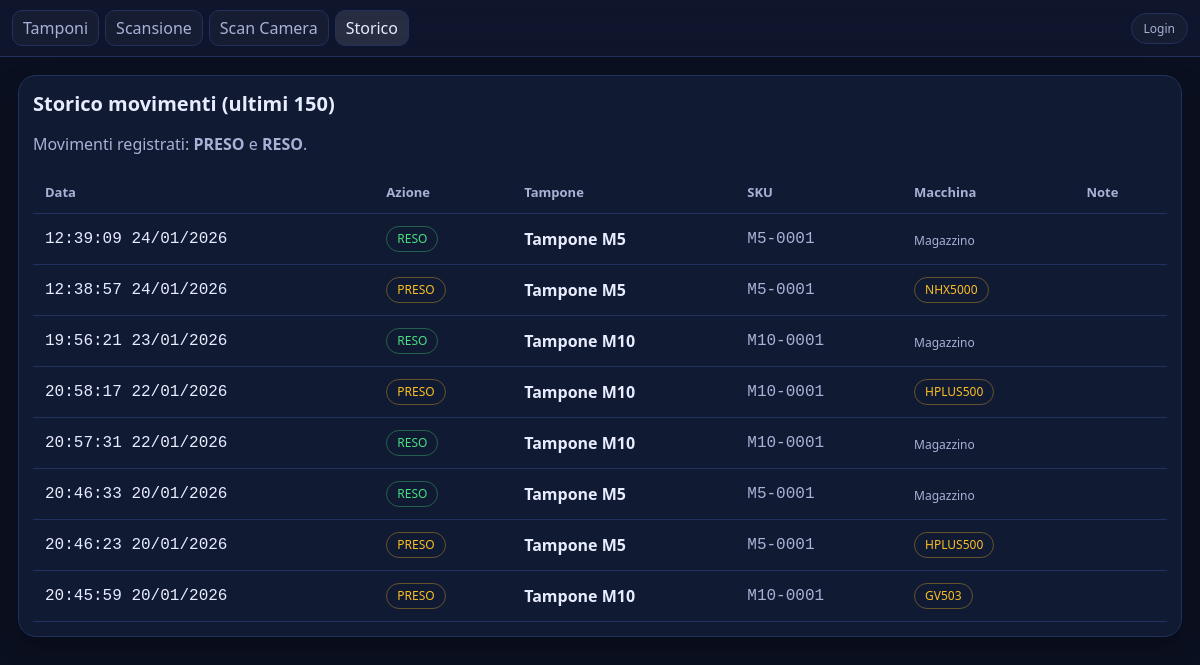
The app's page /history with its own data.
### tables this page shows
CREATE TABLE movements (
                id INTEGER PRIMARY KEY AUTOINCREMENT,
                swab_id INTEGER NOT NULL,
                action TEXT NOT NULL CHECK(action IN ('TAKE','RETURN')),
                machine_id INTEGER,
                ts TEXT NOT NULL,
                note TEXT,
                FOREIGN KEY(swab_id) REFERENCES swabs(id) ON DELETE CASCADE,
                FOREIGN KEY(machine_id) REFERENCES machines(id) ON DELETE SET NULL
            );

CREATE TABLE swabs (
                id INTEGER PRIMARY KEY AUTOINCREMENT,
                sku TEXT UNIQUE NOT NULL,
                name TEXT NOT NULL,
                created_at TEXT NOT NULL
            );

CREATE TABLE machines (
                id INTEGER PRIMARY KEY AUTOINCREMENT,
                name TEXT UNIQUE NOT NULL
            );

### app.py (the view)
@app.route("/history")
def history():
    init_db()
    limit = int(request.args.get("limit", "150"))
    limit = max(1, min(limit, 500))
    with connect() as con:
        rows = con.execute(
            """
            SELECT mv.ts, mv.action,
                   sw.sku, sw.name,
                   COALESCE(mv.note,'') AS note,
                   mc.name AS machine_name
            FROM movements mv
            JOIN swabs sw ON sw.id = mv.swab_id
            LEFT JOIN machines mc ON mc.id = mv.machine_id
            ORDER BY mv.ts DESC
            LIMIT ?
            """,
            (limit,),
        ).fetchall()
    return render_template("history.html", rows=rows, limit=limit)

### app.py (called while the page is built)
def is_logged_in() -> bool:
    return bool(session.get("admin_logged", False))

@app.context_processor
def inject_auth():
    return {"is_admin": is_logged_in()}

def ensure_dir(path: str) -> None:
    os.makedirs(path, exist_ok=True)

def connect() -> sqlite3.Connection:
    con = sqlite3.connect(DB_PATH)
    con.row_factory = sqlite3.Row
    con.execute("PRAGMA foreign_keys = ON;")
    return con

@app.template_filter("it_datetime")
def it_datetime(value: str) -> str:
    try:
        dt = datetime.fromisoformat(value)
        return dt.strftime("%H:%M:%S %d/%m/%Y")
    except Exception:
        return value

### templates/history.html (shortened to what this page needs)
{% extends "base.html" %}
{% block content %}
  <div class="card">
    <h1>Storico movimenti (ultimi {{ limit }})</h1>
    <p class="muted">Movimenti registrati: <strong>PRESO</strong> e <strong>RESO</strong>.</p>
    <div class="table-wrap">
      <table class="rtable">
        <thead>
          <tr>
            <th>Data</th>
            <th>Azione</th>
            <th>Tampone</th>
            <th>SKU</th>
            <th>Macchina</th>
            <th>Note</th>
          </tr>
        </thead>
        <tbody>
          {% for r in rows %}
            <tr>
              <td data-label="Data" class="mono">{{ r["ts"] | it_datetime }}</td>
              <td data-label="Azione">
                {% if r["action"] == "TAKE" %}
                  <span class="pill warn">PRESO</span>
                {% else %}
                  <span class="pill ok">RESO</span>
                {% endif %}
              </td>
              <td data-label="Tampone"><strong>{{ r["name"] }}</strong></td>
              <td data-label="SKU" class="mono muted">{{ r["sku"] }}</td>
              <td data-label="Macchina">
                {% if r["action"] == "TAKE" and r["machine_name"] %}
                  <span class="pill warn">{{ r["machine_name"] }}</span>
                {% else %}
                  <span class="muted small">Magazzino</span>
                {% endif %}
              </td>
              <td data-label="Note" class="muted">{{ r["note"] }}</td>
            </tr>
          {% endfor %}
        </tbody>
      </table>
    </div>
  </div>
{% endblock %}

### templates/base.html (shortened to what this page needs)
<!doctype html>
<html lang="it">
<head>
</head>
<body>
  <div class="nav">
    <a class="{{ 'active' if request.path.startswith('/swabs') or request.path=='/' else '' }}" href="{{ url_for('swabs') }}">Tamponi</a>
    <a class="{{ 'active' if request.path == '/scan' else '' }}" href="{{ url_for('scan') }}">Scansione</a>
    <a class="{{ 'active' if request.path.startswith('/scan-camera') else '' }}" href="{{ url_for('scan_camera') }}">Scan Camera</a>
    <a class="{{ 'active' if request.path.startswith('/history') else '' }}" href="{{ url_for('history') }}">Storico</a>
    {% if is_admin %}
      <a class="{{ 'active' if request.path == '/admin' else '' }}" href="{{ url_for('admin_dashboard') }}">Pannello di controllo</a>
      <a class="nav-auth" href="{{ url_for('logout') }}">Logout</a>
    {% else %}
      <a class="nav-auth" href="{{ url_for('login', next=request.path) }}">Login</a>
    {% endif %}
  </div>
  <div class="wrap">
    {% block content %}{% endblock %}
  </div>
</body>
</html>

### templates/base.html (style rules this page uses)
:root { --bg:#0b1020; --card:#111a33; --text:#e8ecff; --muted:#a9b2d6; --ok:#4ade80; --warn:#fbbf24; --err:#fb7185; --line:#22305d; }
* { box-sizing:border-box; }
body { margin:0; font-family:system-ui,-apple-system,Segoe UI,Roboto,Arial; background:var(--bg); color:var(--text); }
.wrap { margin:0 auto; padding:14px; }
a, a:visited, a:hover, a:active { text-decoration:none !important; color: inherit; }
.nav { display:flex; gap:6px; align-items:center; padding:10px 12px; border-bottom:1px solid var(--line); background:rgba(17,26,51,.65); position:sticky; top:0; backdrop-filter:blur(10px); z-index:10; flex-wrap: wrap; justify-content: flex-start; }
.nav a { padding:6px 10px; border:1px solid var(--line); border-radius:10px; color:var(--muted); background: rgba(255,255,255,.03); white-space:nowrap; flex: 0 0 auto; text-align:center; }
.nav a.active { color:var(--text); background:rgba(255,255,255,.10); }
.nav a.nav-auth { margin-left:auto; flex: 0 0 auto; font-size:12px; padding:6px 12px; border-radius:999px; max-width:none; }
.card { background:var(--card); border:1px solid var(--line); border-radius:18px; padding:14px; box-shadow:0 10px 25px rgba(0,0,0,.25); }
h1 { font-size:20px; margin:0 0 10px; }
.muted { color:var(--muted); }
.small { font-size:12px; }
@media (min-width: 960px) { .wrap { padding:18px; } }
.pill { display:inline-flex; align-items:center; gap:6px; padding:6px 10px; border-radius:999px; border:1px solid var(--line); font-size:12px; line-height:1; white-space:nowrap; }
.pill.ok { border-color: rgba(74,222,128,.35); color: var(--ok); }
.pill.warn { border-color: rgba(251,191,36,.35); color: var(--warn); }
.mono { font-family: ui-monospace, SFMono-Regular, Menlo, Monaco, Consolas, "Liberation Mono", "Courier New", monospace; }
.table-wrap { margin-top:10px; }
table.rtable { width:100%; border-collapse: collapse; }
table.rtable th, table.rtable td { padding:12px; border-bottom:1px solid var(--line); text-align:left; vertical-align:middle; }
table.rtable th { color:var(--muted); font-weight:600; font-size:13px; }

### records on screen
movements: ts|it_datetime "12:39:09 24/01/2026", action "RESO", name "Tampone M5", sku "M5-0001"
movements: ts|it_datetime "12:38:57 24/01/2026", action "PRESO", name "Tampone M5", sku "M5-0001", machine_name "NHX5000"
movements: ts|it_datetime "19:56:21 23/01/2026", action "RESO", name "Tampone M10", sku "M10-0001"
movements: ts|it_datetime "20:58:17 22/01/2026", action "PRESO", name "Tampone M10", sku "M10-0001", machine_name "HPLUS500"
movements: ts|it_datetime "20:57:31 22/01/2026", action "RESO", name "Tampone M10", sku "M10-0001"
movements: ts|it_datetime "20:46:33 20/01/2026", action "RESO", name "Tampone M5", sku "M5-0001"
movements: ts|it_datetime "20:46:23 20/01/2026", action "PRESO", name "Tampone M5", sku "M5-0001", machine_name "HPLUS500"
movements: ts|it_datetime "20:45:59 20/01/2026", action "PRESO", name "Tampone M10", sku "M10-0001", machine_name "GV503"

### other values on screen
{{ limit }} "150"
